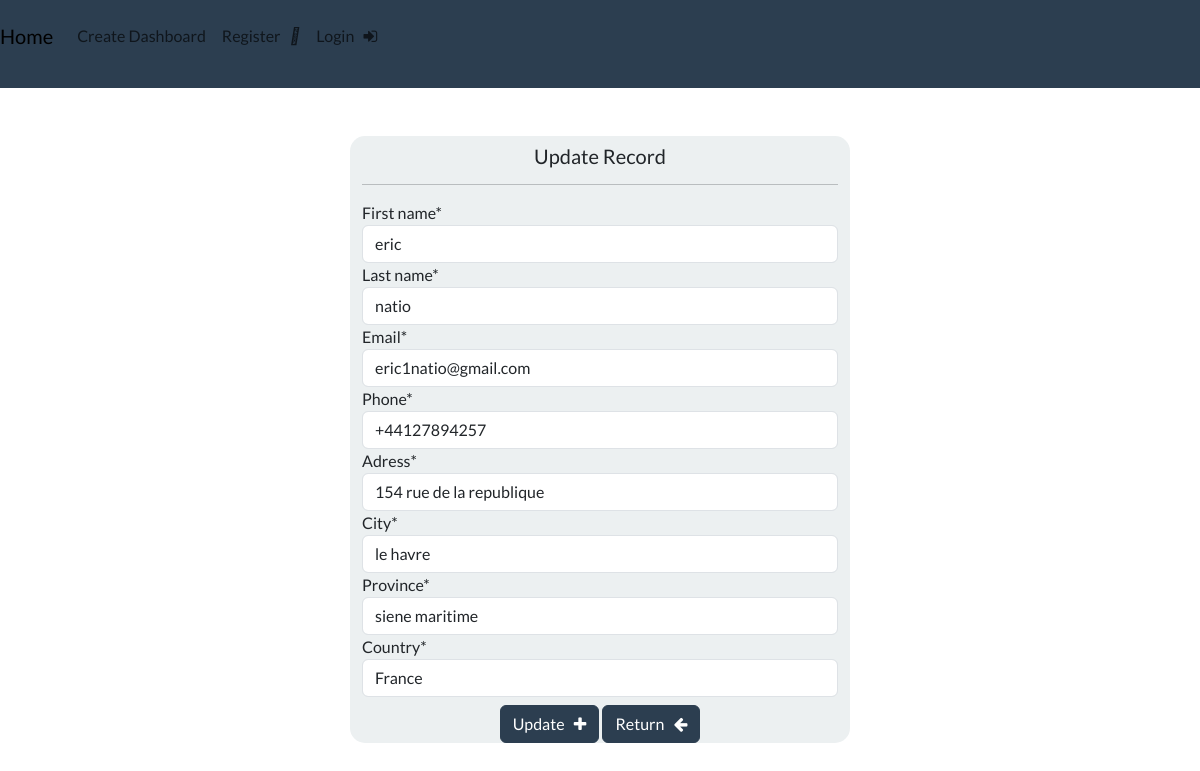
Screenshot of /update/11/ with the database file from the repository.
### webapp/models.py (models this page shows, shortened)
class Record(models.Model):
	first_name = models.CharField(max_length=30)
	last_name = models.CharField(max_length=30)
	date_time = models.DateTimeField(auto_now_add=True)
	email = models.EmailField(max_length=254, unique=True)
	phone = models.CharField(max_length=20)
	adress = models.CharField(max_length=300)
	city = models.CharField(max_length=100)
	province = models.CharField(max_length=150)
	country = models.CharField(max_length=30)
	class Meta:
		verbose_name_plural = "Record"

### webapp/views.py (the view)
# urls.py: path('update/<int:pk>/', views.update_view, name="update-link"),
def update_view(request, pk):
	record = get_object_or_404(Record, id=pk)
	if request.method == "POST":
		form = updateForm(request.POST, instance=record)
		if form.is_valid():
			form.save()
			messages.success(request, "success updated")
			return redirect('webapp:dashboard-link')
	else:
		form = updateForm(instance=record)
	return render(request, 'webapp/update.html', {'form':form})

### webapp/forms.py
class updateForm(forms.ModelForm):
	class Meta:
		model = Record
		fields = ['first_name','last_name','email',
			'phone', 'adress', 'city', 'province', 'country'
		]

### webapp/templates/webapp/update.html (shortened to what this page needs)
{% extends 'webapp/base.html' %}
{% load crispy_forms_tags %}
{% block content %}
<div class="container mt-5 bg-light form-layout">
	<h5 class="text-center pt-2">Update Record</h5>
	<hr>
	<form  method="post"/>
		{{form|crispy}}
	<div class="d-flex justify-content-center mt-2">
		<button type="submit" class="btn btn-primary">Update &nbsp; <i class="fa fa-plus" aria-hidden="true"></i></button>&nbsp;
		<button type="submit" class="btn btn-primary" href="{% url 'webapp:dashboard-link' %}">Return &nbsp; <i class="fa fa-arrow-left" aria-hidden="true"></i></button>
	</div>
</div>
{% endblock %}

### static/css/style.css (style rules this page uses)
.form-layout { border-radius: 15px; width: 500px; }

### rows the page displays
Record: first_name "eric", last_name "natio", email "eric1natio@gmail.com", phone "+44127894257", adress "154 rue de la republique", city "le havre", province "siene maritime", country "France"
